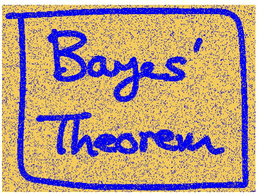
%> input picture MachineLearning_CS542/ngouchet_ps5/Code/Bayes-noise.png, 260 x 194 px, shrunk from 654 x 489 before the run
$ octave mrf2a.m   (GNU Octave 9; MATLAB toolbox functions it lacks are replaced by stand-ins)
%> lines starting %> are read from the running program, lines starting %| are printed output that depends on the picture; in (x1, y1, x2, y2) boxes, pixels count from 0 and x2, y2 are one past the last pixel; in counts of white or black regions, pixels touching at a corner belong together; the program's own positions count from 1
### MachineLearning_CS542/ngouchet_ps5/Code/transform_grayscale.m
function mat = transform_grayscale(first_row)
[row, col] = size(first_row);
for i = 1:row
    for j = 1:col
        if first_row(i,j) < 127
            first_row(i,j) = -1;
        else
            first_row(i,j) = 1;
        end
    end
end
mat = first_row;
end

### MachineLearning_CS542/ngouchet_ps5/Code/correctness.m
function acc = correctness(noise, correct)
[row, col] = size(noise);
total = row*col;
same = 0;
for i = 1:row
    for j = 1:col
        if correct(i,j) == noise(i,j)
            same = same + 1;
        end
    end
end
acc = 100*same/total;
end


### MachineLearning_CS542/ngouchet_ps5/Code/mrf2a.m
clear all
img = imread('Bayes-noise.png');
%> img is the input picture: size 194x260x3 uint8; mean R, G, B 180.6, 154, 136.1
image = img(:,:,1);
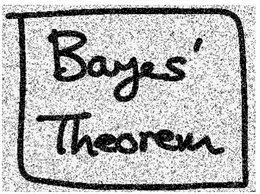
%> image: size 194x260 uint8; min 0, max 255, mean 180.6
image = int8(image);
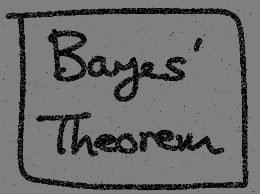
%> image: size 194x260 int8; min 0, max 127, mean 107.7
grayscale = transform_grayscale(image);
%> after the loop in transform_grayscale, `for i = 1:row`:
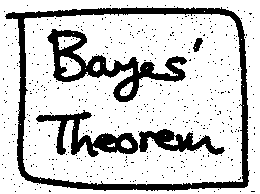
%> first_row: size 194x260 int8; values -1 (black) and 1 (white), 79% white; 493 black regions (488 under 20 px), largest, box (x1, y1, x2, y2) and area: (5, 7, 250, 191) 4646, (47, 29, 187, 102) 2657, (36, 110, 138, 157) 1592, (139, 129, 225, 155) 1019, (193, 38, 203, 52) 83
y = grayscale;
sz = size(grayscale);
%> sz = [194 260]
xDimensinon = sz(2);
%> xDimensinon = 260
yDimensinon = sz(1);
%> yDimensinon = 194
count = 0;
h = -.01;
beta = 15;
eta = 10;
flip=1;


while (flip)
    count = count + 1;
    flip=0;
    for i=2:xDimensinon - 1
        for j=2:yDimensinon - 1

            no_flip_energy = energy_function(grayscale(j,i ), grayscale( j, i+1 ), grayscale( j, i-1), grayscale( j+1, i ), grayscale( j-1, i ), y(j,i), h, beta, eta );
            flip_energy = energy_function(-1*grayscale(j,i), grayscale( j, i+1), grayscale( j, i-1), grayscale( j+1, i ), grayscale( j-1, i ), y(j,i), h, beta, eta );

            if flip_energy < no_flip_energy
                grayscale(j, i) = -1 * grayscale(j,i);
                flip = 1;
            end
        end
    end
end
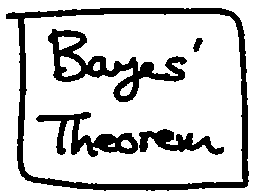
%> grayscale: size 194x260 int8; values -1 (black) and 1 (white), 80.2% white; 5 black regions, box (x1, y1, x2, y2) and area: (6, 8, 249, 191) 4645, (48, 29, 187, 102) 2659, (36, 112, 138, 157) 1590, (139, 129, 224, 155) 1022, (193, 38, 203, 52) 84
%> after the loop, count = 3

correct = imread('Bayes.png');
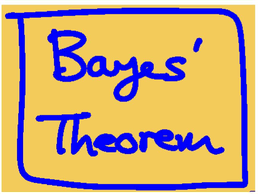
%> input picture MachineLearning_CS542/ngouchet_ps5/Code/Bayes.png, 260 x 194 px, shrunk from 654 x 489 before the run
%> correct is the input picture: size 194x260x3 uint8; mean R, G, B 196.5, 166.8, 129.6
correct_need = int8(correct(:,:,1));
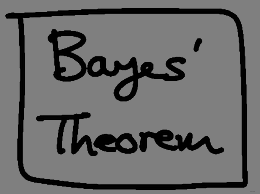
%> correct_need: size 194x260 int8; min 0, max 127, mean 104.7
correct_binary = transform_grayscale(correct_need);
%> after the loop in transform_grayscale (call 2), `for i = 1:row`:
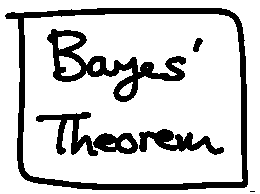
%> first_row: size 194x260 int8; values -1 (black) and 1 (white), 80.4% white; 7 black regions (1 under 20 px), largest, box (x1, y1, x2, y2) and area: (5, 8, 248, 190) 4611, (47, 29, 186, 102) 2624, (139, 129, 224, 155) 1004, (36, 112, 98, 156) 945, (93, 133, 138, 154) 616, (193, 38, 203, 52) 86
accuracy = correctness(correct_binary, grayscale);
%> after the loop in correctness, `for i = 1:row`: same = 49655
%> in correctness, `acc = 100*same/total;`: acc = 98.44
%> accuracy = 98.44
grayscale = uint8(grayscale);
imshow(255 * grayscale);
figure();
imshow(uint8(y) * 255);
fprintf('Accuracy: %.2f \n', accuracy)
%| Accuracy: 98.44
